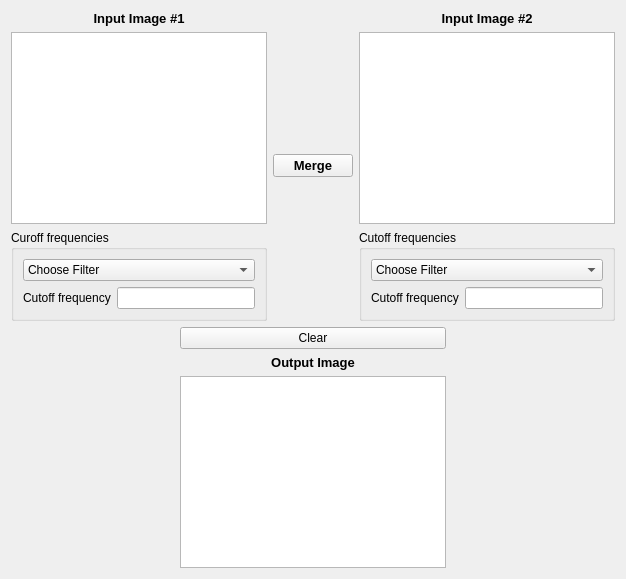
      <widget class="QWidget" name="hybrid_imgs">
       <attribute name="title">
        <string>Hybrid images</string>
       </attribute>
       <layout class="QGridLayout" name="gridLayout_7">
        <item row="0" column="0">
         <layout class="QHBoxLayout" name="horizontalLayout_11">
          <item>
           <layout class="QVBoxLayout" name="verticalLayout_2">
            <item>
             <widget class="QLabel" name="label_7">
              <property name="font">
               <font>
                <pointsize>10</pointsize>
                <weight>75</weight>
                <bold>true</bold>
               </font>
              </property>
              <property name="text">
               <string>Input Image #1</string>
              </property>
              <property name="alignment">
               <set>Qt::AlignCenter</set>
              </property>
             </widget>
            </item>
            <item>
             <widget class="QGraphicsView" name="graphicsView_3"/>
            </item>
            <item>
             <widget class="QGroupBox" name="groupBox_2">
              <property name="title">
               <string>Curoff frequencies</string>
              </property>
              <layout class="QGridLayout" name="gridLayout_4">
               <item row="1" column="0">
                <layout class="QHBoxLayout" name="horizontalLayout_6">
                 <item>
                  <widget class="QLabel" name="label_11">
                   <property name="text">
                    <string>Cutoff frequency</string>
                   </property>
                  </widget>
                 </item>
                 <item>
                  <widget class="QLineEdit" name="lineEdit_5"/>
                 </item>
                </layout>
               </item>
               <item row="0" column="0">
                <layout class="QHBoxLayout" name="horizontalLayout_5">
                 <item>
                  <widget class="QComboBox" name="comboBox_3">
                   <property name="styleSheet">
                    <string notr="true"/>
                   </property>
                   <item>
                    <property name="text">
                     <string>Choose Filter</string>
                    </property>
                   </item>
                   <item>
                    <property name="text">
                     <string>Low Pass Filter</string>
                    </property>
                   </item>
                   <item>
                    <property name="text">
                     <string>High Pass Filter</string>
                    </property>
                   </item>
                  </widget>
                 </item>
                </layout>
               </item>
              </layout>
             </widget>
            </item>
           </layout>
          </item>
          <item>
           <widget class="QPushButton" name="pushButton_2">
            <property name="font">
             <font>
              <pointsize>10</pointsize>
              <weight>75</weight>
              <bold>true</bold>
             </font>
            </property>
            <property name="styleSheet">
             <string notr="true"/>
            </property>
            <property name="text">
             <string>Merge</string>
            </property>
           </widget>
          </item>
          <item>
           <layout class="QVBoxLayout" name="verticalLayout_3">
            <item>
             <widget class="QLabel" name="label_8">
              <property name="font">
               <font>
                <pointsize>10</pointsize>
                <weight>75</weight>
                <bold>true</bold>
               </font>
              </property>
              <property name="text">
               <string>Input Image #2</string>
              </property>
              <property name="alignment">
               <set>Qt::AlignCenter</set>
              </property>
             </widget>
            </item>
            <item>
             <widget class="QGraphicsView" name="graphicsView_5"/>
            </item>
            <item>
             <widget class="QGroupBox" name="groupBox_3">
              <property name="title">
               <string>Cutoff frequencies</string>
              </property>
              <layout class="QGridLayout" name="gridLayout_6">
               <item row="0" column="0">
                <layout class="QHBoxLayout" name="horizontalLayout_9">
                 <item>
                  <widget class="QComboBox" name="comboBox_4">
                   <property name="styleSheet">
                    <string notr="true"/>
                   </property>
                   <item>
                    <property name="text">
                     <string>Choose Filter</string>
                    </property>
                   </item>
                   <item>
                    <property name="text">
                     <string>Low Pass Filter</string>
                    </property>
                   </item>
                   <item>
                    <property name="text">
                     <string>High Pass Filter</string>
                    </property>
                   </item>
                  </widget>
                 </item>
                </layout>
               </item>
               <item row="1" column="0">
                <layout class="QHBoxLayout" name="horizontalLayout_10">
                 <item>
                  <widget class="QLabel" name="label_15">
                   <property name="text">
                    <string>Cutoff frequency</string>
                   </property>
                  </widget>
                 </item>
                 <item>
                  <widget class="QLineEdit" name="lineEdit_9"/>
                 </item>
                </layout>
               </item>
              </layout>
             </widget>
            </item>
           </layout>
          </item>
         </layout>
        </item>
        <item row="1" column="0">
         <layout class="QHBoxLayout" name="horizontalLayout_12">
          <item>
           <widget class="QGroupBox" name="groupBox_4">
            <property name="styleSheet">
             <string notr="true">QGroupBox { border: 0;}</string>
            </property>
            <property name="title">
             <string/>
            </property>
           </widget>
          </item>
          <item>
           <spacer name="horizontalSpacer_4">
            <property name="orientation">
             <enum>Qt::Horizontal</enum>
            </property>
            <property name="sizeType">
             <enum>QSizePolicy::Fixed</enum>
            </property>
            <property name="sizeHint" stdset="0">
             <size>
              <width>160</width>
              <height>20</height>
             </size>
            </property>
           </spacer>
          </item>
          <item>
           <layout class="QVBoxLayout" name="verticalLayout_4">
            <item>
             <widget class="QPushButton" name="pushButton_3">
              <property name="styleSheet">
               <string notr="true"/>
              </property>
              <property name="text">
               <string>Clear</string>
              </property>
             </widget>
            </item>
            <item>
             <widget class="QLabel" name="label_9">
              <property name="font">
               <font>
                <pointsize>10</pointsize>
                <weight>75</weight>
                <bold>true</bold>
               </font>
              </property>
              <property name="text">
               <string>Output Image</string>
              </property>
              <property name="alignment">
               <set>Qt::AlignCenter</set>
              </property>
             </widget>
            </item>
            <item>
             <widget class="QGraphicsView" name="graphicsView_4"/>
            </item>
           </layout>
          </item>
          <item>
           <spacer name="horizontalSpacer_5">
            <property name="orientation">
             <enum>Qt::Horizontal</enum>
            </property>
            <property name="sizeType">
             <enum>QSizePolicy::Fixed</enum>
            </property>
            <property name="sizeHint" stdset="0">
             <size>
              <width>160</width>
              <height>20</height>
             </size>
            </property>
           </spacer>
          </item>
          <item>
           <widget class="QGroupBox" name="groupBox_5">
            <property name="styleSheet">
             <string notr="true">QGroupBox { border: 0;}</string>
            </property>
            <property name="title">
             <string/>
            </property>
           </widget>
          </item>
         </layout>
        </item>
       </layout>
      </widget>
